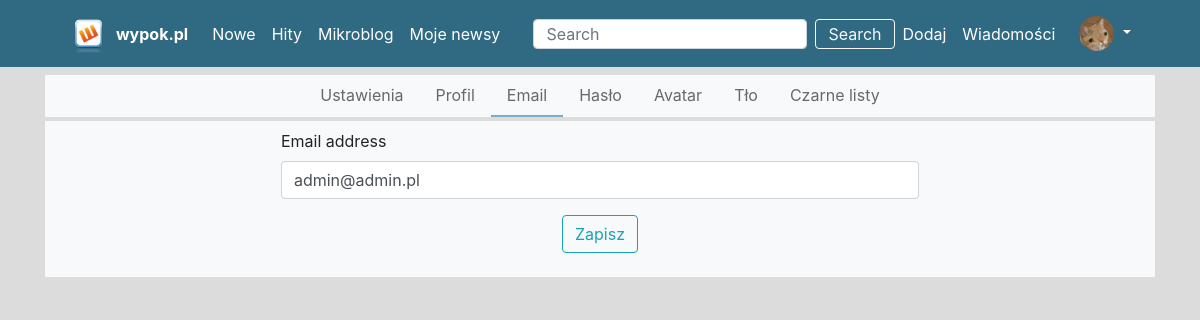
/profil/1/edycja/email (signed in), run on the app's committed database.
### user/models.py (models this page shows)
class User(AbstractUser):
    class Genders(models.IntegerChoices):
        WOMEN = 0, 'Kobieta'
        MEN = 1, 'Mężczyza'
        NONE = 2, 'Niwuadu'
    bio = models.TextField(max_length=500, blank=True)
    location = models.CharField(max_length=30, blank=True)
    birth_date = models.DateField(null=True, blank=True)
    avatar = models.ImageField(blank=True, max_length=None, default='user.png', upload_to=upload_location)
    background = models.ImageField(blank=True, null=True, max_length=None, upload_to=upload_location)
    gender = models.IntegerField(choices=Genders.choices, blank=True, null=True)
    facebook = models.CharField(max_length=500, blank=True)
    twitter = models.CharField(max_length=500, blank=True)
    ig = models.CharField(max_length=500, blank=True)
    public_email = models.EmailField(max_length=500, blank=True)
    user_page = models.CharField(max_length=500, blank=True)

### user/views.py (the view, shortened to what this page needs)
# urls.py: path('<int:pk>/edycja/email', EmailUpdate.as_view(), name='email-edit'),
class EmailUpdate(UpdateView):
    model = User
    fields = ['email']
    template_name = 'users/email_update.html'

### templates/users/email_update.html
{% extends "users/user_edit_base.html" %}
{% load crispy_forms_filters %}
{% block update_forms %}
    <div class="row no-gutters justify-content-center bg-light mt-1 p-2">
        <div class="col-10 col-sm-9 col-md-7">
            <form method="post">{% csrf_token %}
                {{ form|crispy }}
                <div class="form-group center-box">
                    <button class="btn btn-outline-info" type="submit">Zapisz</button>
                </div>
            </form>
        </div>
    </div>
{% endblock %}

### templates/blog/header.html (shortened to what this page needs)
<div class="top-header">
    <div class="container-xl">
        <div class="row no-gutters">
            <div class="col">
                <nav class="navbar navbar-expand-lg navbar-light">
                {% load static %}
                    <img src="{% static "images/wykop.png" %}" alt="Wypok.pl" class="navbar-logo">
                    <a class="navbar-brand font-weight-bold" href="{% url 'blog-home' %}">wypok.pl</a>
                    <div class="collapse navbar-collapse" id="navbarSupportedContent">
                        <ul class="navbar-nav mr-auto">
                            <li class="nav-item active">
                                <a class="nav-link" href="{% url 'nowe' %}">Nowe <span class="sr-only">(current)</span></a>
                            </li>
                            <li class="nav-item">
                                <a class="nav-link" href="{% url 'hity' %}">Hity</a>
                            </li>
                            <li class="nav-item">
                                <a class="nav-link" href="{% url 'mikroblog' %}">Mikroblog</a>
                            </li>
                            {% if user.is_authenticated %}
                                <li class="nav-item">
                                    <a class="nav-link" href="#">Moje newsy</a>
                                </li>
                            {% endif %}
                        </ul>
                        <form class="form-inline my-2 my-lg-0">
                            <input class="form-control mr-sm-2 search-input" type="search" placeholder="Search" aria-label="Search">
                            <button class="btn btn-outline-light search-btn mr-2" type="submit">Search</button>
                        </form>
                        <div class="nav-item ">
                            <a class="nav-link pl-0" href="#">Dodaj</a>
                        </div>
                        <div class="nav-item">
                            <a class="nav-link pl-0" href="#">Wiadomości</a>
                        </div>
                        <div class="navbar-nav nav-item dropdown">
                            {% if request.user.is_authenticated %}
                                <a class="nav-link dropdown-toggle" href="#" id="navbarDropdown" role="button"
                                   data-toggle="dropdown" aria-haspopup="true" aria-expanded="false">
                                    <img class="rounded-circle header-account-img" src="{{ request.user.avatar.url }}" alt="{{ request.user.username }}}">
                                </a>
                            {% endif %}
                        </div>
                    </div>
                </nav>
            </div>
        </div>
    </div>
</div>

### static/main.css (style rules this page uses)
body { background-color: gainsboro; }
.top-header { background-color: #2f6982; }
.top-header .nav-link, .navbar-brand { color: white !important; font-size: 16px; }
.navbar-logo { width: 55px; }
.header-account-img { width: 35px; }
.search-input { height: 30px; }
.search-btn { height: 30px; display: flex; justify-content: center; align-items: center; }
.center-box { display: flex; flex-direction: column; align-items: center; }

### data on the page
User: user.avatar (picture)
User: email "admin@admin.pl"
